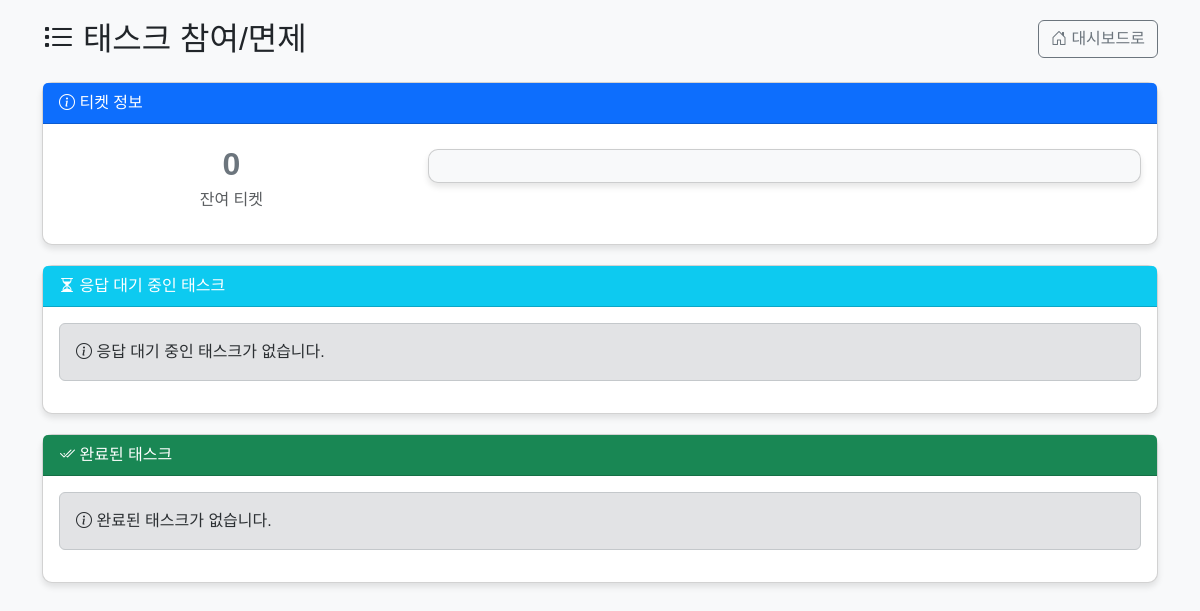
Page /task/my (signed in) on the earlier database version.
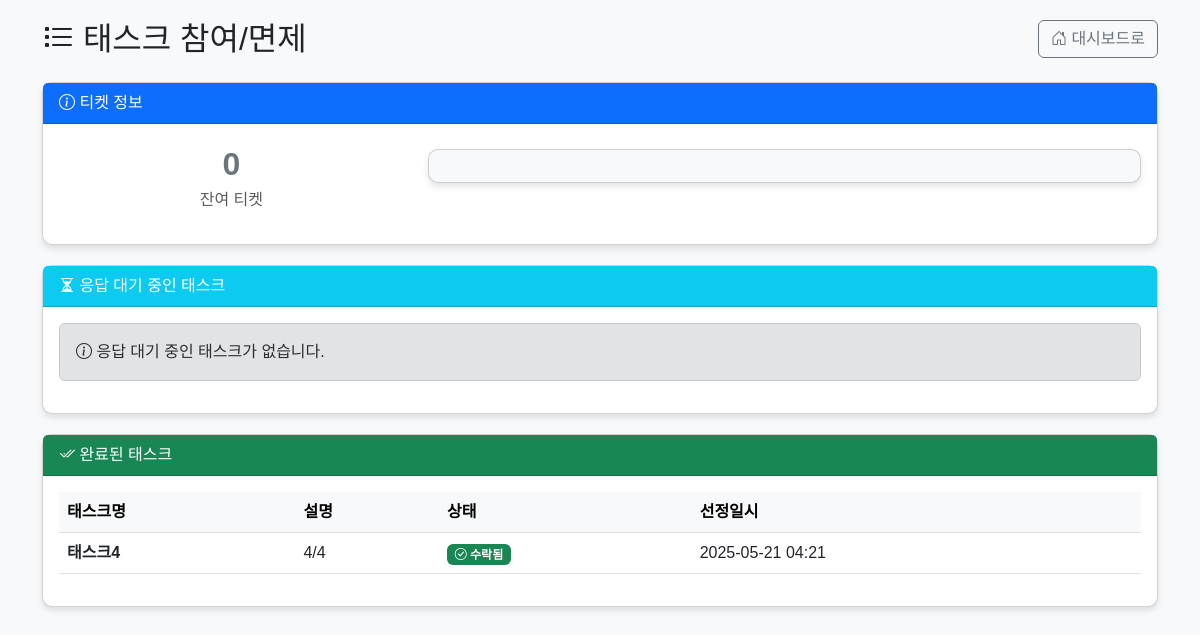
Same page on the later database version.
### models.py (models this page shows)
class TaskAssignment(db.Model):
    id = db.Column(db.Integer, primary_key=True)
    task_id = db.Column(db.Integer, db.ForeignKey('task.id'), nullable=False)
    user_id = db.Column(db.Integer, db.ForeignKey('user.id'), nullable=False)
    status = db.Column(db.String(20), nullable=False)  # selected, exempted
    ticket_used = db.Column(db.Boolean, default=False)
    reason = db.Column(db.String(200))
    assigned_at = db.Column(db.DateTime, server_default=db.func.now())
    task = db.relationship('Task', backref=db.backref('assignments', lazy=True))
    user = db.relationship('User', backref=db.backref('task_assignments', lazy=True))

class Task(db.Model):
    id = db.Column(db.Integer, primary_key=True)
    title = db.Column(db.String(100), nullable=False)
    description = db.Column(db.String(200))
    created_by = db.Column(db.String(120), nullable=False)  # 이메일 또는 이름
    required_count = db.Column(db.Integer, nullable=False)
    created_at = db.Column(db.DateTime, server_default=db.func.now())
    status = db.Column(db.String(20), default='pending')  # pending, completed

### app.py (the view, shortened to what this page needs)
@app.route('/task/my', methods=['GET', 'POST'])
@login_required
def my_tasks():
    assignments = TaskAssignment.query.filter_by(
        user_id=current_user.id,
        status='selected'
    ).order_by(TaskAssignment.assigned_at.desc()).all()
    completed_assignments = TaskAssignment.query.filter(
        TaskAssignment.user_id == current_user.id,
        TaskAssignment.status.in_(['accepted', 'exempted'])
    ).order_by(TaskAssignment.assigned_at.desc()).all()
    tickets = Ticket.query.filter_by(user_id=current_user.id).all()
    grant = sum(1 for t in tickets if t.type == 'grant')
    revoke = sum(1 for t in tickets if t.type == 'revoke')
    use = sum(1 for t in tickets if t.type == 'use')
    remain = grant - revoke - use
    grant_tickets = [t for t in tickets if t.type == 'grant']
    use_tickets = [t for t in tickets if t.type == 'use']
    return render_template('task_my.html',
                           assignments=assignments,
                           completed_assignments=completed_assignments,
                           remain=remain,
                           grant_tickets=grant_tickets,
                           use_tickets=use_tickets)

### app.py (called while the page is built)
@login_manager.user_loader
def load_user(user_id):
    return User.query.get(int(user_id))

### templates/task_my.html (shortened to what the changed rows need)
<!DOCTYPE html>
<html lang="ko">
<head>
    <link href="https://cdn.jsdelivr.net/npm/bootstrap@5.3.0-alpha1/dist/css/bootstrap.min.css" rel="stylesheet">
    <link rel="stylesheet" href="https://cdn.jsdelivr.net/npm/bootstrap-icons@1.10.3/font/bootstrap-icons.css">
</head>
<body>
    <div class="container">
        <div class="d-flex justify-content-between align-items-center mb-4">
            <h2 class="mb-0"><i class="bi bi-list-task"></i> 태스크 참여/면제</h2>
        </div>
        <div class="card">
            <div class="card-body">
                {% if completed_assignments %}
                <div class="table-responsive">
                    <table class="table table-hover">
                        <thead>
                            <tr class="table-light">
                                <th>태스크명</th>
                                <th>설명</th>
                                <th>상태</th>
                                <th>선정일시</th>
                            </tr>
                        </thead>
                        <tbody>
                            {% for a in completed_assignments %}
                            <tr>
                                <td class="fw-bold">{{ a.task.title }}</td>
                                <td>{{ a.task.description }}</td>
                                <td>
                                    {% if a.status == 'accepted' %}
                                        <span class="badge bg-success"><i class="bi bi-check-circle"></i> 수락됨</span>
                                    {% else %}
                                        <span class="badge bg-warning"><i class="bi bi-ticket-perforated"></i> 면제됨 (티켓 사용)</span>
                                    {% endif %}
                                </td>
                                <td>{{ a.assigned_at.strftime('%Y-%m-%d %H:%M') }}</td>
                            </tr>
                            {% endfor %}
                        </tbody>
                    </table>
                </div>
                {% else %}
                <div class="alert alert-secondary">
                    <i class="bi bi-info-circle"></i> 완료된 태스크가 없습니다.
                </div>
                {% endif %}
            </div>
        </div>
    </div>
</body>
</html>

Differences in the rows shown:
added TaskAssignment: task "태스크4", task.description "4/4", status "accepted" (drawn), assigned_at "2025-05-21 04:21"
Other differences:
text no longer shown: "완료된 태스크가 없습니다."
text now shown: "태스크명 설명 상태 선정일시"
